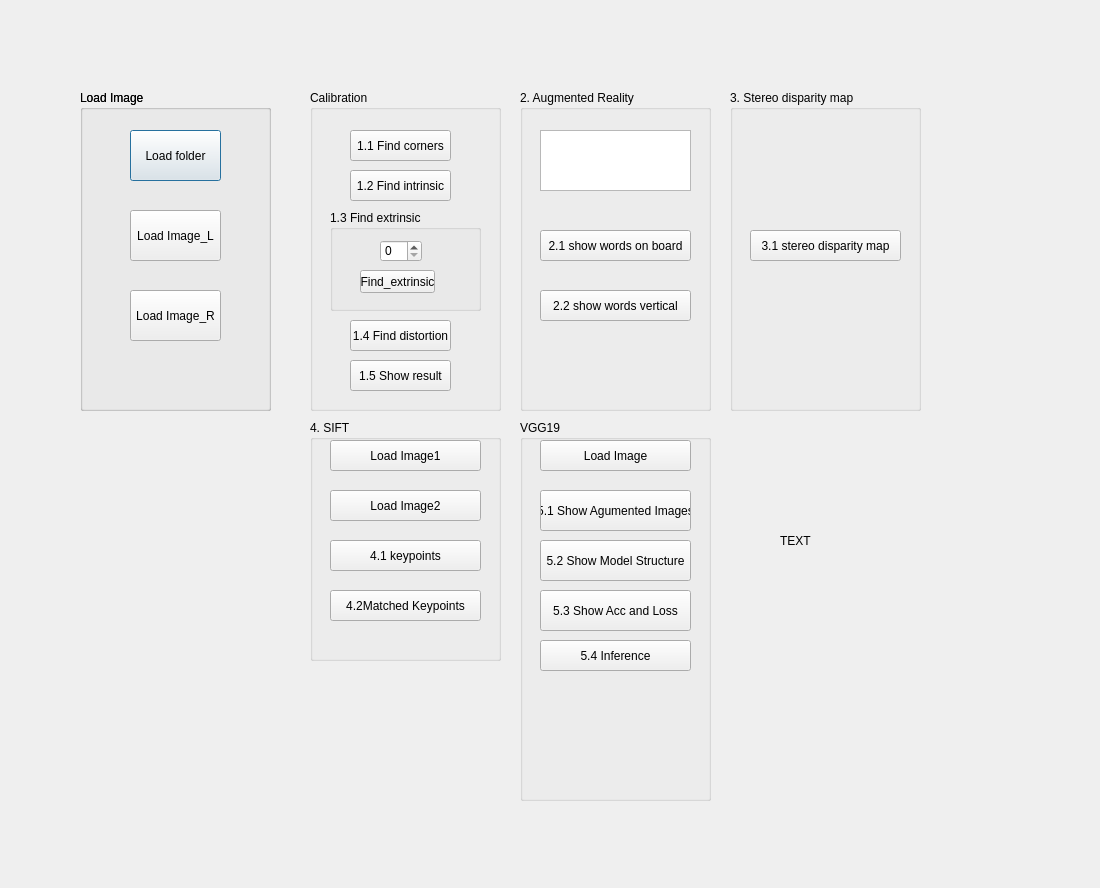
<?xml version="1.0" encoding="UTF-8"?>
<ui version="4.0">
 <class>Dialog</class>
 <widget class="QDialog" name="Dialog">
  <property name="geometry">
   <rect>
    <x>0</x>
    <y>0</y>
    <width>1100</width>
    <height>888</height>
   </rect>
  </property>
  <property name="windowTitle">
   <string>Dialog</string>
  </property>
  <widget class="QGroupBox" name="groupBox">
   <property name="geometry">
    <rect>
     <x>80</x>
     <y>90</y>
     <width>191</width>
     <height>321</height>
    </rect>
   </property>
   <property name="title">
    <string>Load Image</string>
   </property>
   <widget class="QGroupBox" name="Load_Image">
    <property name="geometry">
     <rect>
      <x>0</x>
      <y>0</y>
      <width>191</width>
      <height>321</height>
     </rect>
    </property>
    <property name="title">
     <string>Load Image</string>
    </property>
    <widget class="QPushButton" name="Load_folder">
     <property name="geometry">
      <rect>
       <x>50</x>
       <y>40</y>
       <width>91</width>
       <height>51</height>
      </rect>
     </property>
     <property name="text">
      <string>Load folder</string>
     </property>
    </widget>
    <widget class="QPushButton" name="Load_Image_L">
     <property name="geometry">
      <rect>
       <x>50</x>
       <y>120</y>
       <width>91</width>
       <height>51</height>
      </rect>
     </property>
     <property name="text">
      <string>Load Image_L</string>
     </property>
    </widget>
    <widget class="QPushButton" name="Load_Image_R">
     <property name="geometry">
      <rect>
       <x>50</x>
       <y>200</y>
       <width>91</width>
       <height>51</height>
      </rect>
     </property>
     <property name="text">
      <string>Load Image_R</string>
     </property>
    </widget>
   </widget>
  </widget>
  <widget class="QGroupBox" name="groupBox_2">
   <property name="geometry">
    <rect>
     <x>310</x>
     <y>90</y>
     <width>191</width>
     <height>321</height>
    </rect>
   </property>
   <property name="title">
    <string>Calibration</string>
   </property>
   <widget class="QPushButton" name="Find_corners">
    <property name="geometry">
     <rect>
      <x>40</x>
      <y>40</y>
      <width>101</width>
      <height>31</height>
     </rect>
    </property>
    <property name="text">
     <string>1.1 Find corners</string>
    </property>
   </widget>
   <widget class="QPushButton" name="Find_intrinsic">
    <property name="geometry">
     <rect>
      <x>40</x>
      <y>80</y>
      <width>101</width>
      <height>31</height>
     </rect>
    </property>
    <property name="text">
     <string>1.2 Find intrinsic</string>
    </property>
   </widget>
   <widget class="QGroupBox" name="groupBox_3">
    <property name="geometry">
     <rect>
      <x>20</x>
      <y>120</y>
      <width>151</width>
      <height>101</height>
     </rect>
    </property>
    <property name="title">
     <string>1.3 Find extrinsic</string>
    </property>
    <widget class="QSpinBox" name="spinBox">
     <property name="geometry">
      <rect>
       <x>50</x>
       <y>30</y>
       <width>42</width>
       <height>22</height>
      </rect>
     </property>
    </widget>
    <widget class="QPushButton" name="Find_extrinsic">
     <property name="geometry">
      <rect>
       <x>30</x>
       <y>60</y>
       <width>75</width>
       <height>23</height>
      </rect>
     </property>
     <property name="text">
      <string>Find_extrinsic</string>
     </property>
    </widget>
   </widget>
   <widget class="QPushButton" name="Find_distortion">
    <property name="geometry">
     <rect>
      <x>40</x>
      <y>230</y>
      <width>101</width>
      <height>31</height>
     </rect>
    </property>
    <property name="text">
     <string>1.4 Find distortion</string>
    </property>
   </widget>
   <widget class="QPushButton" name="Show_result">
    <property name="geometry">
     <rect>
      <x>40</x>
      <y>270</y>
      <width>101</width>
      <height>31</height>
     </rect>
    </property>
    <property name="text">
     <string>1.5 Show result</string>
    </property>
   </widget>
  </widget>
  <widget class="QGroupBox" name="groupBox_5">
   <property name="geometry">
    <rect>
     <x>520</x>
     <y>90</y>
     <width>191</width>
     <height>321</height>
    </rect>
   </property>
   <property name="title">
    <string>2. Augmented Reality</string>
   </property>
   <widget class="QTextEdit" name="textEdit">
    <property name="geometry">
     <rect>
      <x>20</x>
      <y>40</y>
      <width>151</width>
      <height>61</height>
     </rect>
    </property>
   </widget>
   <widget class="QPushButton" name="Show_word_horizon">
    <property name="geometry">
     <rect>
      <x>20</x>
      <y>140</y>
      <width>151</width>
      <height>31</height>
     </rect>
    </property>
    <property name="text">
     <string>2.1 show words on board</string>
    </property>
   </widget>
   <widget class="QPushButton" name="show_word_vertical">
    <property name="geometry">
     <rect>
      <x>20</x>
      <y>200</y>
      <width>151</width>
      <height>31</height>
     </rect>
    </property>
    <property name="text">
     <string>2.2 show words vertical</string>
    </property>
   </widget>
  </widget>
  <widget class="QGroupBox" name="groupBox_7">
   <property name="geometry">
    <rect>
     <x>730</x>
     <y>90</y>
     <width>191</width>
     <height>321</height>
    </rect>
   </property>
   <property name="title">
    <string>3. Stereo disparity map</string>
   </property>
   <widget class="QPushButton" name="stereo_disparity_map">
    <property name="geometry">
     <rect>
      <x>20</x>
      <y>140</y>
      <width>151</width>
      <height>31</height>
     </rect>
    </property>
    <property name="text">
     <string>3.1 stereo disparity map</string>
    </property>
   </widget>
  </widget>
  <widget class="QGroupBox" name="groupBox_8">
   <property name="geometry">
    <rect>
     <x>310</x>
     <y>420</y>
     <width>191</width>
     <height>241</height>
    </rect>
   </property>
   <property name="title">
    <string>4. SIFT</string>
   </property>
   <widget class="QPushButton" name="Load_Image1">
    <property name="geometry">
     <rect>
      <x>20</x>
      <y>20</y>
      <width>151</width>
      <height>31</height>
     </rect>
    </property>
    <property name="text">
     <string>Load Image1</string>
    </property>
   </widget>
   <widget class="QPushButton" name="Load_Image2">
    <property name="geometry">
     <rect>
      <x>20</x>
      <y>70</y>
      <width>151</width>
      <height>31</height>
     </rect>
    </property>
    <property name="text">
     <string>Load Image2</string>
    </property>
   </widget>
   <widget class="QPushButton" name="keypoints">
    <property name="geometry">
     <rect>
      <x>20</x>
      <y>120</y>
      <width>151</width>
      <height>31</height>
     </rect>
    </property>
    <property name="text">
     <string>4.1 keypoints</string>
    </property>
   </widget>
   <widget class="QPushButton" name="match_keypoint">
    <property name="geometry">
     <rect>
      <x>20</x>
      <y>170</y>
      <width>151</width>
      <height>31</height>
     </rect>
    </property>
    <property name="text">
     <string>4.2Matched Keypoints</string>
    </property>
   </widget>
  </widget>
  <widget class="QGroupBox" name="groupBox_9">
   <property name="geometry">
    <rect>
     <x>520</x>
     <y>420</y>
     <width>191</width>
     <height>381</height>
    </rect>
   </property>
   <property name="title">
    <string>VGG19</string>
   </property>
   <widget class="QPushButton" name="Load_Image_VGG">
    <property name="geometry">
     <rect>
      <x>20</x>
      <y>20</y>
      <width>151</width>
      <height>31</height>
     </rect>
    </property>
    <property name="text">
     <string>Load Image</string>
    </property>
   </widget>
   <widget class="QPushButton" name="Show_Agumented_Image">
    <property name="geometry">
     <rect>
      <x>20</x>
      <y>70</y>
      <width>151</width>
      <height>41</height>
     </rect>
    </property>
    <property name="text">
     <string>5.1 Show Agumented Images</string>
    </property>
    <property name="autoDefault">
     <bool>true</bool>
    </property>
   </widget>
   <widget class="QPushButton" name="Show_Model_Structure">
    <property name="geometry">
     <rect>
      <x>20</x>
      <y>120</y>
      <width>151</width>
      <height>41</height>
     </rect>
    </property>
    <property name="text">
     <string>5.2 Show Model Structure</string>
    </property>
   </widget>
   <widget class="QPushButton" name="Show_Acc_and_Loss">
    <property name="geometry">
     <rect>
      <x>20</x>
      <y>170</y>
      <width>151</width>
      <height>41</height>
     </rect>
    </property>
    <property name="text">
     <string>5.3 Show Acc and Loss</string>
    </property>
   </widget>
   <widget class="QPushButton" name="Inference">
    <property name="geometry">
     <rect>
      <x>20</x>
      <y>220</y>
      <width>151</width>
      <height>31</height>
     </rect>
    </property>
    <property name="text">
     <string>5.4 Inference</string>
    </property>
   </widget>
  </widget>
  <widget class="QLabel" name="label">
   <property name="geometry">
    <rect>
     <x>780</x>
     <y>450</y>
     <width>121</width>
     <height>181</height>
    </rect>
   </property>
   <property name="text">
    <string>TEXT</string>
   </property>
  </widget>
 </widget>
 <resources/>
 <connections/>
</ui>
